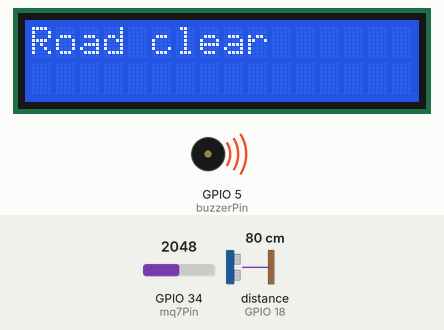
This sketch was run on a simulated ESP32. Parts: 16×2 character LCD, buzzer (waves = sounding, pin HIGH). Wiring (inferred from the names in the program): ultrasonic range finder: trigger GPIO 25; echo GPIO 18. The inputs (shaded band) are chosen by the test bench; at power-on: GPIO 34 (mq7Pin) = 2048, distance to the obstacle (sensor on GPIO 18) 80 cm. The echo pulse lasts 58.3 µs per cm; pins used as bus, display or sensor lines are not drawn; what the sketch prints to the serial monitor is not drawn.

Above: at 1.2 s.
1.3 s: GPIO 34 (mq7Pin) set to 535
6.5 s: GPIO 34 (mq7Pin) set to 458
At 8.5 s:
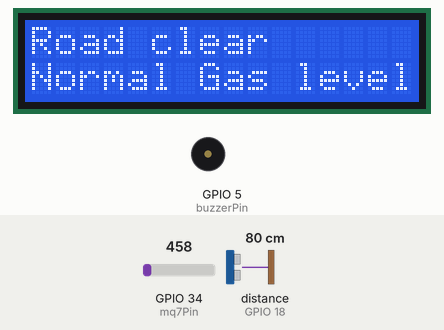
11.7 s: distance to the obstacle (sensor on GPIO 18) set to 2 cm
At 13.1 s:
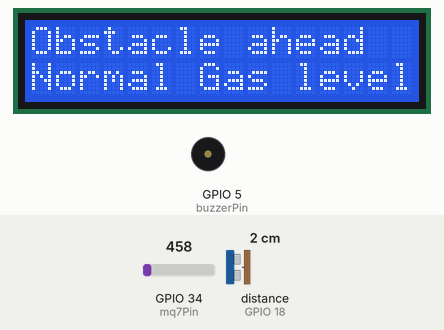
16.3 s: GPIO 34 (mq7Pin) set to 540
At 17.7 s:
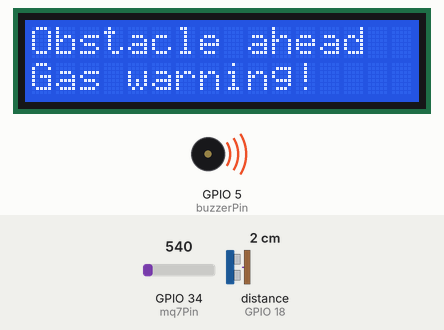
21.4 s: GPIO 34 (mq7Pin) set to 491
At 22.9 s:
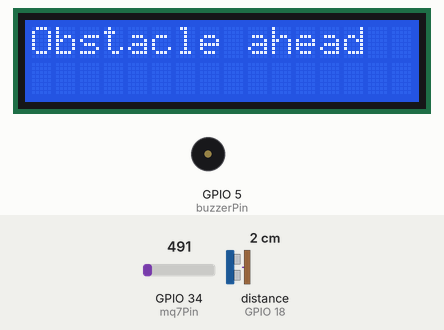
26.6 s: GPIO 34 (mq7Pin) set to 1228
At 29.0 s:
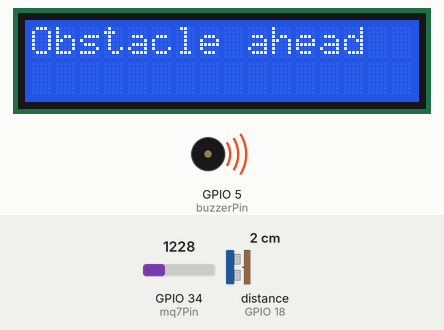
Timing chart, 0 to 30.5 s (numbered marks = the images above; inputs shaded):
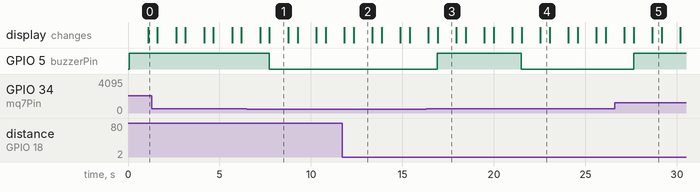

The sketch:

Gas-detection_and_Obstacle-detection.ino
```cpp
#include <Wire.h>
#include <LiquidCrystal_I2C.h>

// Define the pin connections
const int mq7Pin = 34;        // MQ7 sensor analog pin
const int buzzerPin = 5;      // Buzzer pin

const int trigPin = 25;
const int echoPin = 18;
//const int ledPin = 2;

const int thresholdDistance = 25;

// Define the gas level threshold
const int threshold = 500;    // Example threshold value, adjust as needed
long duration;
int distance;
LiquidCrystal_I2C lcd(0x27, 16, 2); // set the LCD address to 0x27 for a 16 chars and 2 line display

void setup() {
  // Initialize serial communication
  Serial.begin(115200);

  // Configure the sensor and buzzer pins
  pinMode(mq7Pin, INPUT);
  pinMode(buzzerPin, OUTPUT);
  digitalWrite(buzzerPin, LOW); // Ensure the buzzer is off initially
  pinMode(trigPin, OUTPUT);
  pinMode(echoPin, INPUT);
  //pinMode(ledPin, OUTPUT);
  //digitalWrite(ledPin, LOW);
  lcd.init();         // initialize the lcd
  lcd.backlight();    // Turn on the LCD screen backlight
  lcd.clear(); // Clear the LCD display

}

void loop() {
  // Read the gas level from the MQ7 sensor
  int gasLevel = analogRead(mq7Pin);

  // Display the gas level on the Serial Monitor
  Serial.print("Gas Level: ");
  Serial.println(gasLevel);

  // Check if the gas level exceeds the threshold
  if (gasLevel > threshold) {
    // Activate the buzzer
    digitalWrite(buzzerPin, HIGH);
    lcd.setCursor(0, 1);
    lcd.print("Gas warning!");
    delay(500);

  } else {
    // Deactivate the buzzer
    digitalWrite(buzzerPin, LOW);
    lcd.setCursor(0, 1);
    lcd.print("Normal Gas level");
    delay(500);
  }

  // Add a small delay to avoid flooding the Serial Monitor
  delay(500);

  lcd.clear();
  lcd.setCursor(0, 0);

   digitalWrite(trigPin, LOW);
  delayMicroseconds(2);
  digitalWrite(trigPin, HIGH);
  delayMicroseconds(10);
  digitalWrite(trigPin, LOW);

  duration = pulseIn(echoPin, HIGH);
  distance = (duration * 0.034) / 2;

  Serial.print("Distance: ");
  Serial.print(distance);
  Serial.println(" cm");

  // Turn on LED if distance is below threshold
  if (distance <= thresholdDistance) {
    lcd.print("Obstacle ahead");
  } else {
    lcd.print("Road clear");
  }

  delay(500);
}
```

Measured:
- the behaviour switches between 501 and 500 on GPIO 34 (mq7Pin) (found by bisection; images 0 and 1)
- after the input at 6.5 s, GPIO 5 (buzzerPin): HIGH → LOW after 1.2 s; the display: first differs from a run without the input after 1.2 s (image 1)
- after the input at 11.7 s, the display: first changes after 0.12 s (image 2 shows a later state)
- after the input at 16.3 s, GPIO 5 (buzzerPin): LOW → HIGH after 0.61 s; the display: first differs from a run without the input after 0.63 s (image 3)
- after the input at 21.4 s, GPIO 5 (buzzerPin): HIGH → LOW after 0.10 s; the display: first changes after 0.12 s (image 4 shows a later state)
- after the input at 26.6 s, GPIO 5 (buzzerPin): LOW → HIGH after 1.0 s; the display: first differs from a run without the input after 1.0 s (image 5 shows a later state)
- what the display in image 1 shows lasts 1.1 s, from 7.7 s to 8.8 s
